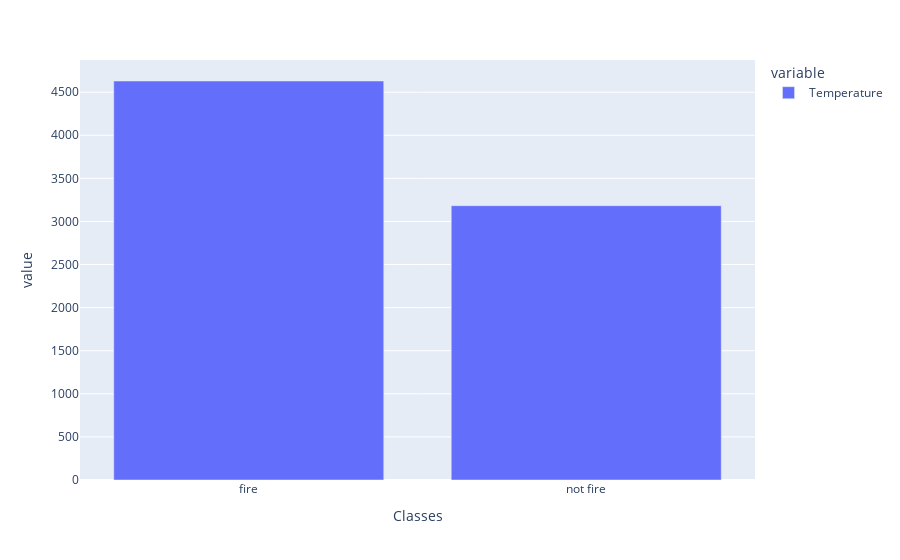

The cell this chart's notebook holds for it:
### Code cell
px.bar(data_frame=der)

### Figure 1 — Plotly figure (JSON) as saved in the notebook; plotly's stock layout.template omitted (floating-point values rounded to 4 significant figures)
{"data": [{"alignmentgroup": "True", "hovertemplate": "variable=Temperature<br>Classes=%{x}<br>value=%{y}<extra></extra>", "legendgroup": "Temperature", "marker": {"color": "#636efa", "pattern": {"shape": ""}}, "name": "Temperature", "offsetgroup": "Temperature", "orientation": "v", "showlegend": true, "textposition": "auto", "type": "bar", "x": ["fire", "not fire"], "xaxis": "x", "y": [4630, 3183], "yaxis": "y"}], "layout": {"autosize": true, "barmode": "relative", "legend": {"title": {"text": "variable"}, "tracegroupgap": 0}, "margin": {"t": 60}, "xaxis": {"anchor": "y", "autorange": true, "domain": [0, 1], "range": [-0.5, 1.5], "title": {"text": "Classes"}, "type": "category"}, "yaxis": {"anchor": "x", "autorange": true, "domain": [0, 1], "range": [0, 4874.0], "title": {"text": "value"}, "type": "linear"}}}
